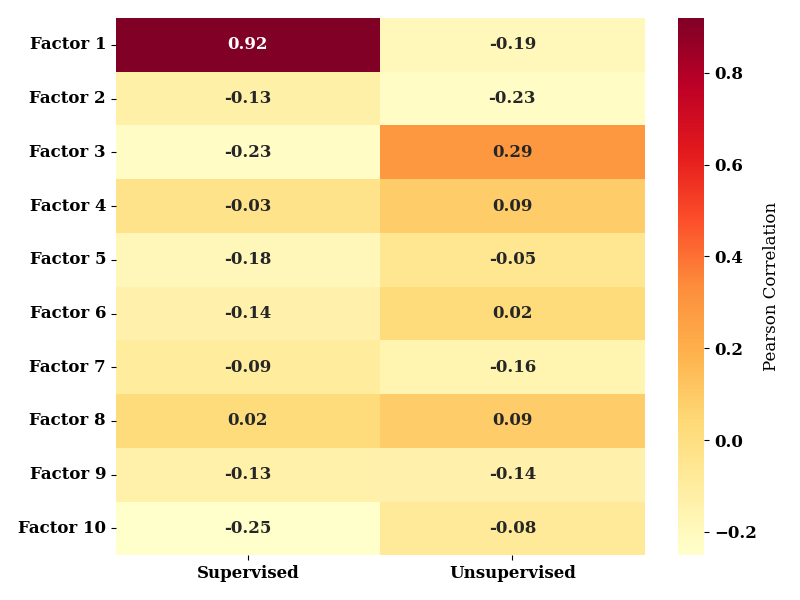

Python code for this plot:
import matplotlib.pyplot as plt
import seaborn as sns
import numpy as np

# Pearson values for supervised and unsupervised approaches
# Each row corresponds to a rank (1 to 10), columns represent supervised and unsupervised
pearson_values = [
    [0.919532, -0.189289],
    [-0.129293, -0.225143],
    [-0.227380, 0.293001],
    [-0.027361, 0.090439],
    [-0.182549, -0.052712],
    [-0.137277, 0.022208],
    [-0.092424, -0.156556],
    [0.020621, 0.088067],
    [-0.134442, -0.139305],
    [-0.251070, -0.080750]
]

# Convert to a numpy array
pearson_values = np.array(pearson_values)

# Set font style
plt.rcParams.update({'font.family': 'serif', 'font.size': 12, 'font.weight': 'bold'})

# Create a heatmap
plt.figure(figsize=(8, 6))
sns.heatmap(
    pearson_values,
    annot=True,  # Show the Pearson values in the cells
    fmt=".2f",  # Format values to 2 decimal places
    cmap="YlOrRd",  # Yellow to Red colormap
    xticklabels=["Supervised", "Unsupervised"],
    yticklabels=[f"Factor {i}" for i in range(1, 11)],
    cbar_kws={"label": "Pearson Correlation"}
)

# Add labels and title
#plt.xlabel("Approach")
#plt.ylabel("Rank")
#plt.title("Heatmap of Pearson Correlation for Supervised and Unsupervised Approaches")

# Show the plot
plt.tight_layout()
plt.savefig("comparison_page_1_5.png")
plt.show()
